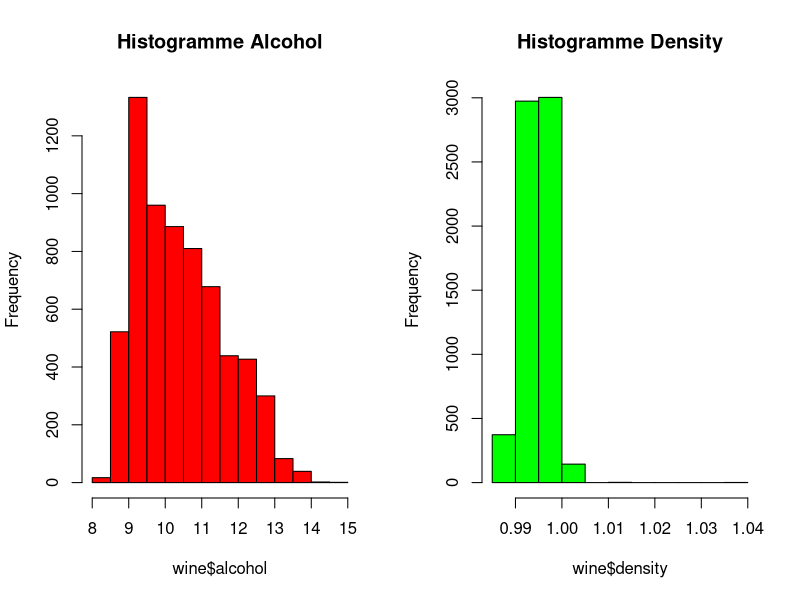
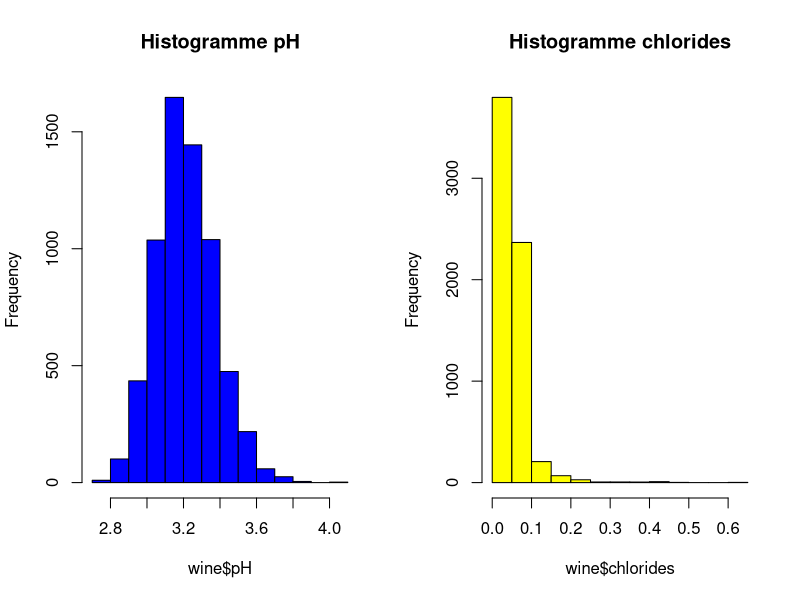
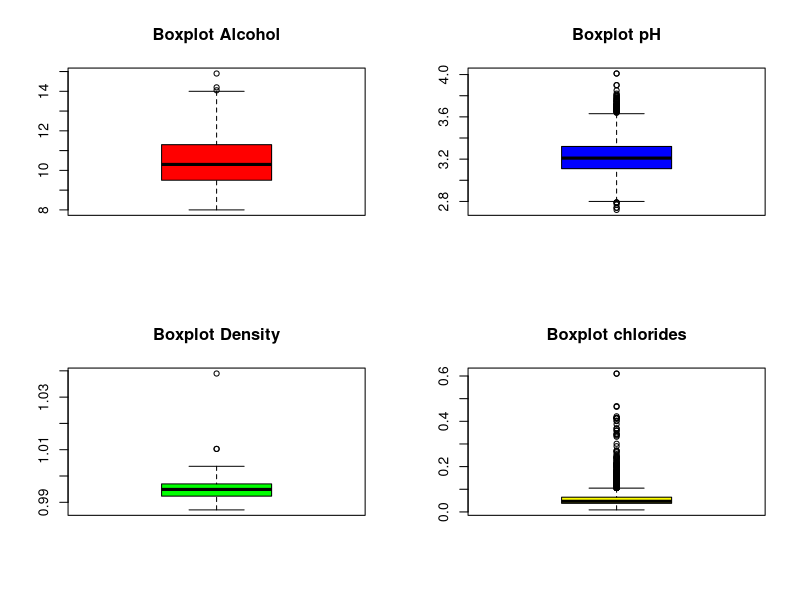
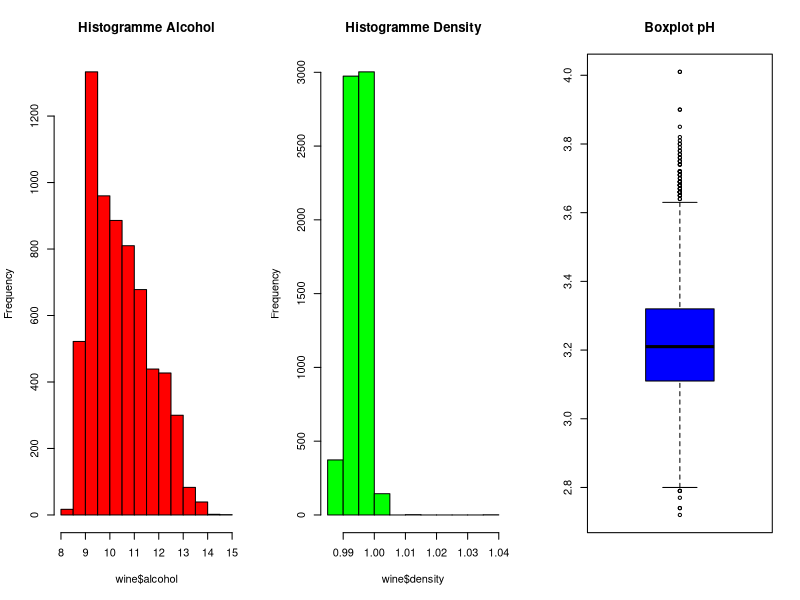
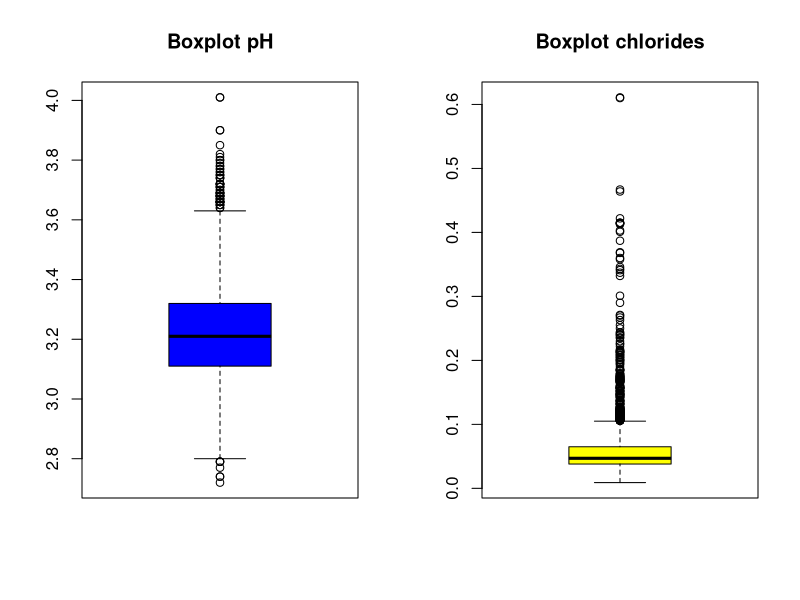
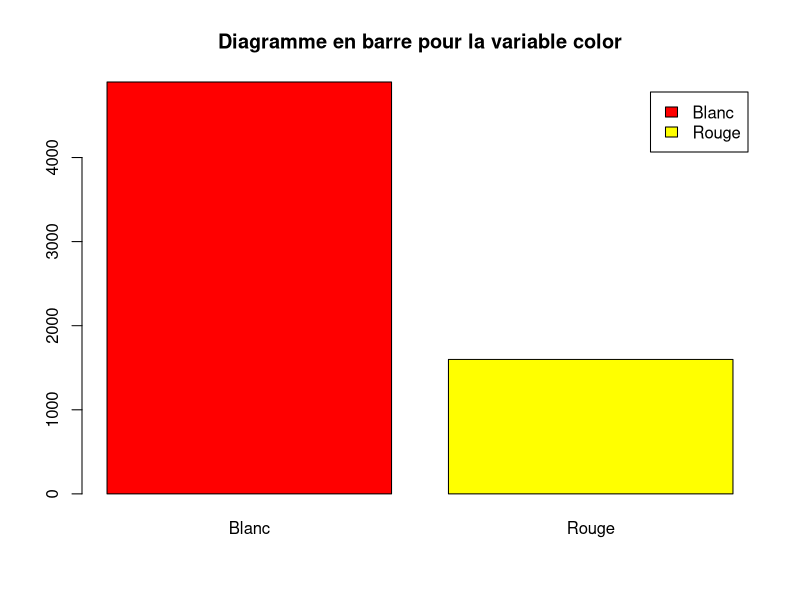
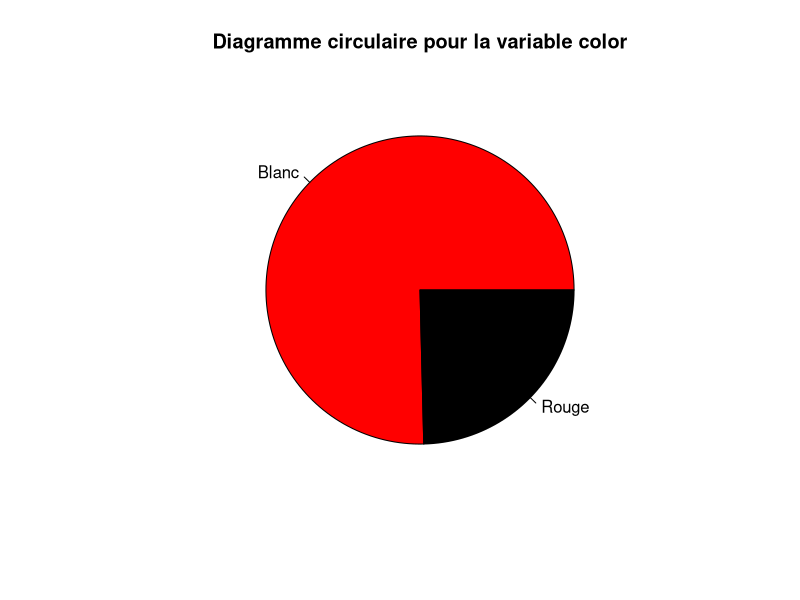

These figures' R source, in order:


#Jeu des donn?es WineQuality.csv

# Ici pas de row.names=1, car il y a pas des noms ds individus

wine=read.table('WineQuality.csv',header=T,sep=';', dec='.')

attributes(wine) #Donne nom variables et individus, ici le logiciel a numerot? les individus
str(wine) #Donne nombres de variables et observations.et noms variables avec type (nature)
# Ici le variable (Color) est consid?r? comme qua,ti,alors qu'il est des var qualitative
# Car int en langage R c-a-dire quanti discrete

# On va transformer Color de type quanti a quali

# commande is.factor renvoie TRUE si la variable et qualitative, et FALSE sinon

#is.factor(wine$color) #is.factor donne FALSE, c-a-dire (Color) est consid?r? comme quanti, il faut changer alors
wine$color=as.factor(wine$color) #comme ca color devientt variable qualitatives
#is.factor(wine$color) # is.factor donne TRUE, alors color a bien devenu variable qualitative
levels(wine$color)  #Donne les modlit?s actuels de variable color qui sont 0 et 1
levels(wine$color)=c('Blanc','Rouge') #On nome les modalités
levels(wine$color) # Affiche le nouvelles modalit?s
wine$color #Donne la nouvelle variable Color avec les nouveaux modalit?s
table(wine$color) # l'effectif de chaque modalit?


#####################################################################################

# Si on interesse ? faire les resum?s numeriques d'une seule variable

mean(wine$density)
median(wine$density)
sd(wine$density)
min(wine$density)


# Pour calculer les resum?s numeriques pour toutes les variables ? la fois


summary(wine) # Donne tous les resum?s num?riques

# Histogramme et Boxplot pour les variables Quantitatives

layout(matrix(1:2,1,2)) #On peut tracer plusiers graphes en meme temps,ici a on 2 graphes, sous formes 1 ligne et 2 colonnes
hist(wine$alcohol,main='Histogramme Alcohol',col='red');
hist(wine$density,main='Histogramme Density',col='green');

layout(matrix(1:2,1,2)) #On peut tracer plusiers graphes en meme temps,ici a on 2 graphes, sous formes 1 ligne et 2 colonnes
hist(wine$pH,main='Histogramme pH',col='blue')
hist(wine$chlorides,main='Histogramme chlorides',col='yellow')

#par(mfrow=c(1,4))
layout(matrix(1:4,2,2)) #Je le fait sous formes 1 lignes et 4 colonnes, ils vont etre l'un a cot? de l'autre
boxplot(wine$alcohol,main='Boxplot Alcohol',col='red');
boxplot(wine$density,main='Boxplot Density',col='green');
boxplot(wine$pH,main='Boxplot pH',col='blue')
boxplot(wine$chlorides,main='Boxplot chlorides',col='yellow')


layout(matrix(1:3,1,3))  
hist(wine$alcohol,main='Histogramme Alcohol',col='red');
hist(wine$density,main='Histogramme Density',col='green');
boxplot(wine$pH,main='Boxplot pH',col='blue')

layout(matrix(1:2,1,2)) 
boxplot(wine$pH,main='Boxplot pH',col='blue')
boxplot(wine$chlorides,main='Boxplot chlorides',col='yellow')

layout(matrix(1:1,1,1))


## Diagramme en barre et diagramme circulaire pour la variable color

barplot((table(wine$color)),legend=TRUE,col=heat.colors(2) ,main='Diagramme en barre pour la variable color')
pie((table(wine$color)),legend=TRUE,col=c("red","black"),main='Diagramme circulaire pour la variable color')


#####################################################################################

subset(wine,quality>8)  # Donne les observations qui ont quality >8
QualiSup<-wine$quality>8  # On definit la nouvelle variable QualiSup, on prend juste les 
#observations c'est qui ont quality>8

QualiSup=as.factor(QualiSup) # vaiable de type qualitative
levels(QualiSup) # On va obtenir FALSE et TRUE les modalit?s actuels de la variable QualiSup
levels(QualiSup)=c("INF","SUP") # Pour definir les nouveaux modalit?s ou Levels
levels(QualiSup)
QualiSup
table(QualiSup)  # Donne table de contingence ou effectif de chaque modalit?

wine=cbind(wine,QualiSup) # pour ajouter la variable dans le tableau

# ou aussi on peut le faire avec boucle 


QualiSup2=vector(mode="character",length=6497) 

for ( i in 1:6497) { 
  if (wine$quality [i]>8)
    QualiSup2[i]='Sup'
  else 
    QualiSup2[i]='Inf'
    
  }
table(QualiSup2)

# ou aussi

QualSup3 <- ifelse(wine$quality <= 8, 'INF', 'SUP')
table(QualSup3)

wine=cbind(wine,QualiSup2)

